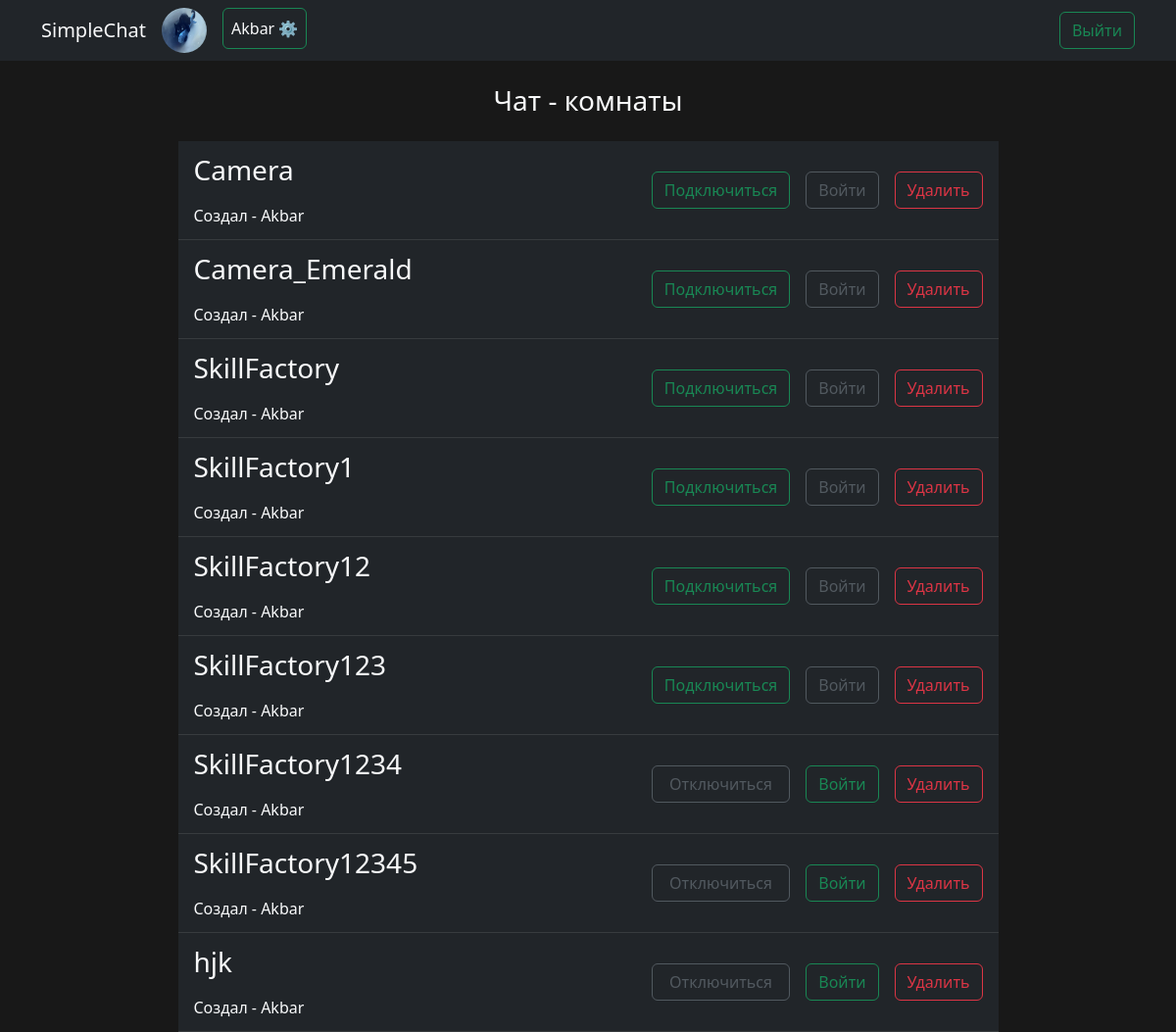
Before: /rooms/ (signed in) with the older database file.
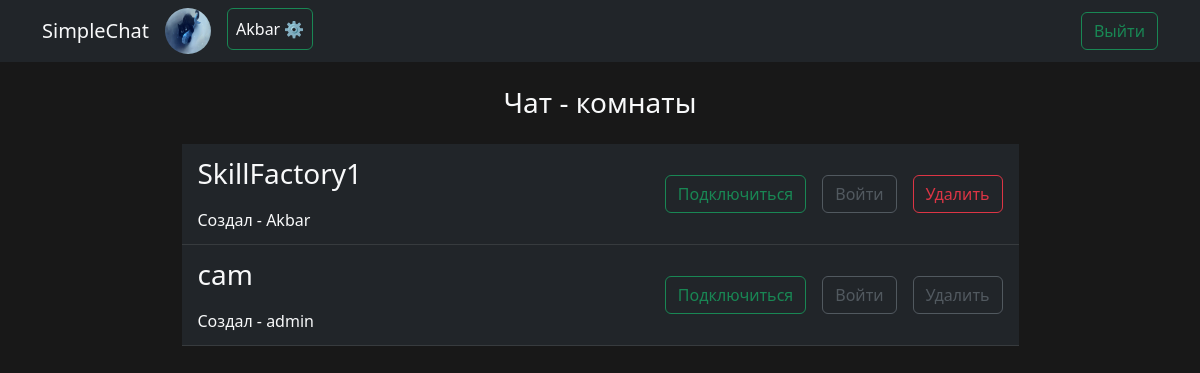
After: the same page with the newer database file.
### chatApp/models.py (models this page shows, shortened)
class Profile(models.Model):
    user = models.OneToOneField(User, on_delete=models.CASCADE)
    avatar = models.ImageField(default='default.jpg', upload_to='avatar_img')
    class Meta:
        verbose_name = 'Пользователь'
        verbose_name_plural = 'Пользователи'

class Rooms(models.Model):
    name = models.CharField(max_length=64)
    slug = models.SlugField(unique=True)
    created = models.DateField(auto_now_add=True)
    creator = models.ForeignKey(User, on_delete=models.CASCADE)
    class Meta:
        verbose_name = 'Комната'
        verbose_name_plural = 'Комнаты'

### chatApp/views.py (the view)
# urls.py: path("rooms/", rooms, name='rooms'),
@login_required(login_url='/accounts/login/')
def rooms(request):
    rooms = Rooms.objects.all()
    members = Members.objects.filter(userProfile_id=request.user.id).values_list('chatRoom_id', flat=True)
    return render(request, template_name='rooms.html', context={'chat_rooms': rooms, 'members': members})

### templates/rooms.html (shortened to what this page needs)
{% extends 'base.html' %}
{% load static %}
{% block content %}
{% if chat_rooms %}
<h3 class="text-center mt-4">Чат - комнаты</h3>
<table class="table table-dark align-middle table-ms mt-2 w-75 mt-4 chat_rooms">
   {% for room in chat_rooms %}
      <tr class="">
         <td class="text-light ps-3 w-75 fs-3">
            {{room.name}} <br>
            <span class='fs-6'>Создал - {{room.creator.username}}</span>
         </td>
         {% if room.id in members %}
            {% if request.user.id == room.creator.id %}
               <td><a href={% url 'outFromRoom' room.id %} class='btn btn-outline-secondary w-100 disabled' id='out_from_room'>Отключиться</a></td>
            {% else %}
               <td><a href={% url 'outFromRoom' room.id %} class='btn btn-outline-success w-100' id='out_from_room'>Отключиться</a></td>
            {% endif %}
            <td><a href={% url 'room' room.id %} class='btn btn-outline-success'>Войти</a></td>
         {% else %}
            <td><a href={% url 'joinToRoom' room.id %} class='btn btn-outline-success' id='join_to_room'>Подключиться</a></td>
            <td><a href={% url 'room' room.id %} class='btn btn-outline-secondary disabled'>Войти</a></td>
         {% endif %}
         {% if room.creator_id == request.user.id%}
            <td class="text-end pe-3"> <a id={{ room.id }} class="btn btn-outline-danger delete_room">Удалить</a></td>
         {% else %}
         <td class="text-end pe-3"> <a id={{ room.id }} class="btn btn-outline-secondary disabled delete_room">Удалить</a></td>
         {% endif %}
      </tr>
   {% endfor %}
</table>
{% else %}
<h3> Нет Чат-комнат</h3>
{% endif %}
{% endblock content %}

### templates/base.html (shortened to what this page needs)
<!DOCTYPE html>
{% load static %}
<html lang="en">
  <head>
    <link rel="stylesheet" href={% static 'css/styles.css' %}>
  </head>
  <body>
    <div class="header bg-dark">
      <nav class="navbar navbar-expand-lg bg-body-tertiary">
        <div class="container">
          <a class="navbar-brand text-light" href="/">SimpleChat</a>
          <div class="collapse navbar-collapse" id="navbarSupportedContent">
            <ul class="navbar-nav me-auto mb-2 mb-lg-0">
              {% if user.is_authenticated %}
                <li class="nav-item me-3">
                  <div class='avatar'>
                    {% if user.profile.avatar == '/media/default.jpg' %}
                      <img src="{{ user.profile.avatar }}" class="rounded-circle" alt="">
                      {% else %}
                      <img src="/media/{{ user.profile.avatar }}" class="rounded-circle" alt="">
                    {% endif %}
                  </div>
                </li>
                <li class="nav-item">
                  <a class="nav-link text-light btn btn-outline-success" aria-current="page" href={% url 'profile' %}>
                  <span class="">{{user.profile.user}} &#x2699;</span></a>
                </li>
              {% else %}
              <li class="nav-item"></li>
              {% endif %}
            </ul>
            <div class="d-flex">
              {% if user.is_authenticated %}
                <a href='/accounts/logout' class="btn btn-outline-success" >Выйти</a>
              {% else %}
                <a href='/accounts/login' class="btn btn-outline-success" >Войти</a>
              {% endif %}
            </div>
          </div>
        </div>
      </nav>
    </div>
    <div class="container text-light">
      {% block content %}
      {% endblock content %}
    </div>
  </body>
</html>

### static/css/styles.css (style rules this page uses)
body { background-color: #181818; }
img { max-height: 100%; max-width: 100%; width: 46px; height: 46px; top: 0; left: 0; bottom: 0; right: 0; margin: auto; border-radius: 50%; }
table.chat_rooms { margin: 0 auto; }

Changed rows visible on the page:
removed Rooms: name "Camera", creator.username "Akbar", shows "Подключиться"
removed Rooms: name "Camera_Emerald", creator.username "Akbar", shows "Подключиться"
removed Rooms: name "SkillFactory", creator.username "Akbar", shows "Подключиться"
removed Rooms: name "SkillFactory12", creator.username "Akbar", shows "Подключиться"
removed Rooms: name "SkillFactory123", creator.username "Akbar", shows "Подключиться"
removed Rooms: name "SkillFactory1234", creator.username "Akbar", shows "Отключиться", shows "Войти"
removed Rooms: name "SkillFactory12345", creator.username "Akbar", shows "Отключиться", shows "Войти"
removed Rooms: name "hjk", creator.username "Akbar", shows "Отключиться", shows "Войти"
added Rooms: name "cam", creator.username "admin", shows "Подключиться"
